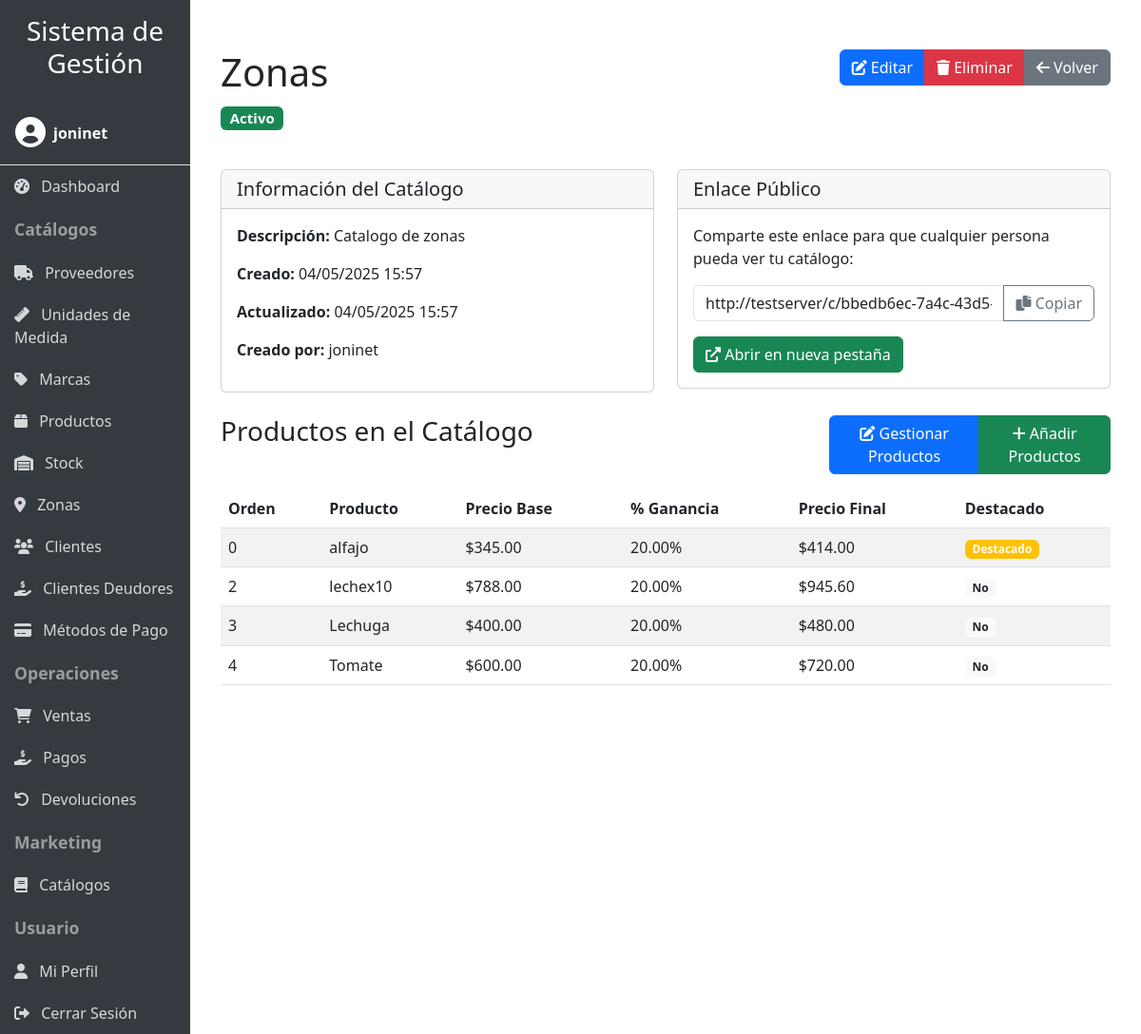
The app's page /catalogos/1/ (signed in) with its own data.
### productos/models.py (models this page shows, shortened)
class Catalogo(models.Model):
    nombre = models.CharField(max_length=100)
    descripcion = models.TextField(blank=True, null=True)
    fecha_creacion = models.DateTimeField(auto_now_add=True)
    fecha_actualizacion = models.DateTimeField(auto_now=True)
    activo = models.BooleanField(default=True)
    usuario = models.ForeignKey(User, on_delete=models.CASCADE)
    slug = models.SlugField(max_length=150, unique=True, blank=True)
    codigo_acceso = models.UUIDField(default=uuid.uuid4, editable=False, unique=True)

class ProductoCatalogo(models.Model):
    catalogo = models.ForeignKey(Catalogo, on_delete=models.CASCADE, related_name='productos')
    producto = models.ForeignKey(Producto, on_delete=models.CASCADE)
    porcentaje_ganancia = models.DecimalField(max_digits=5, decimal_places=2, default=0)
    precio_final = models.DecimalField(max_digits=10, decimal_places=2, default=0)
    destacado = models.BooleanField(default=False)
    orden = models.PositiveIntegerField(default=0)
    class Meta:
        ordering = ['orden', 'producto__nombre']
        unique_together = ('catalogo', 'producto')

class Producto(models.Model):
    nombre = models.CharField(max_length=100)
    descripcion = models.CharField(max_length=250)
    precio = models.DecimalField(max_digits=10, decimal_places=2)
    imagen = models.ImageField(upload_to='productos/', null=True, blank=True, help_text='Imagen del producto')
    proveedor = models.ForeignKey(Proveedor, on_delete=models.CASCADE)
    marca = models.ForeignKey(Marca, on_delete=models.CASCADE, null=True, blank=True)
    um = models.ForeignKey(UnidadMedida, on_delete=models.CASCADE)
    usuario = models.ForeignKey(User, on_delete=models.CASCADE, null=True, blank=True)

### productos/catalogo_views.py (the view)
# urls.py: path('catalogos/<int:pk>/', login_required(catalogo_views.CatalogoDetailView.as_view()), name='catalogo_detail'),
class CatalogoDetailView(LoginRequiredMixin, DetailView):
    model = Catalogo
    template_name = 'productos/catalogo_detail.html'
    context_object_name = 'catalogo'
    def get_queryset(self):
        queryset = super().get_queryset()
        user = self.request.user
        if user.is_staff or user.is_superuser:
            return queryset
        return queryset.filter(usuario=user)
    def get_context_data(self, **kwargs):
        context = super().get_context_data(**kwargs)
        context['productos_catalogo'] = ProductoCatalogo.objects.filter(
            catalogo=self.object
        ).select_related('producto').order_by('orden', 'producto__nombre')
        context['url_publica'] = self.request.build_absolute_uri(
            reverse('productos:catalogo_publico', args=[str(self.object.codigo_acceso)])
        )
        return context

### productos/templates/productos/catalogo_detail.html (shortened to what this page needs)
{% extends 'productos/base.html' %}
{% block content %}
<div class="container mt-4">
    <div class="row mb-4">
        <div class="col-md-8">
            <h1>{{ catalogo.nombre }}</h1>
            <p class="lead">
                {% if catalogo.activo %}
                    <span class="badge bg-success">Activo</span>
                {% else %}
                    <span class="badge bg-secondary">Inactivo</span>
                {% endif %}
            </p>
        </div>
        <div class="col-md-4 text-end">
            <div class="btn-group">
                <a href="{% url 'productos:catalogo_update' catalogo.id %}" class="btn btn-primary">
                    <i class="fas fa-edit"></i> Editar
                </a>
                <a href="{% url 'productos:catalogo_delete' catalogo.id %}" class="btn btn-danger">
                    <i class="fas fa-trash"></i> Eliminar
                </a>
                <a href="{% url 'productos:catalogo_list' %}" class="btn btn-secondary">
                    <i class="fas fa-arrow-left"></i> Volver
                </a>
            </div>
        </div>
    </div>
    <div class="row mb-4">
        <div class="col-md-6">
            <div class="card">
                <div class="card-header">
                    <h5 class="mb-0">Información del Catálogo</h5>
                </div>
                <div class="card-body">
                    {% if catalogo.descripcion %}
                        <p><strong>Descripción:</strong> {{ catalogo.descripcion }}</p>
                    {% else %}
                        <p><strong>Descripción:</strong> <span class="text-muted">Sin descripción</span></p>
                    {% endif %}
                    <p><strong>Creado:</strong> {{ catalogo.fecha_creacion|date:"d/m/Y H:i" }}</p>
                    <p><strong>Actualizado:</strong> {{ catalogo.fecha_actualizacion|date:"d/m/Y H:i" }}</p>
                    <p><strong>Creado por:</strong> {{ catalogo.usuario.username }}</p>
                </div>
            </div>
        </div>
        <div class="col-md-6">
            <div class="card">
                <div class="card-header">
                    <h5 class="mb-0">Enlace Público</h5>
                </div>
                <div class="card-body">
                    <p>Comparte este enlace para que cualquier persona pueda ver tu catálogo:</p>
                    <div class="input-group mb-3">
                        <input type="text" class="form-control" value="{{ url_publica }}" id="url-publica" readonly>
                        <button class="btn btn-outline-secondary" type="button" onclick="copiarURL()">
                            <i class="fas fa-copy"></i> Copiar
                        </button>
                    </div>
                    <a href="{{ url_publica }}" class="btn btn-success" target="_blank">
                        <i class="fas fa-external-link-alt"></i> Abrir en nueva pestaña
                    </a>
                </div>
            </div>
        </div>
    </div>
    <div class="row mb-3">
        <div class="col-md-8">
            <h3>Productos en el Catálogo</h3>
        </div>
        <div class="col-md-4 text-end">
            <div class="btn-group">
                <a href="{% url 'productos:productos_catalogo' catalogo.id %}" class="btn btn-primary">
                    <i class="fas fa-edit"></i> Gestionar Productos
                </a>
                <a href="{% url 'productos:agregar_productos_catalogo' catalogo.id %}" class="btn btn-success">
                    <i class="fas fa-plus"></i> Añadir Productos
                </a>
            </div>
        </div>
    </div>
    {% if productos_catalogo %}
        <div class="table-responsive">
            <table class="table table-striped table-hover">
                <thead>
                    <tr>
                        <th>Orden</th>
                        <th>Producto</th>
                        <th>Precio Base</th>
                        <th>% Ganancia</th>
                        <th>Precio Final</th>
                        <th>Destacado</th>
                    </tr>
                </thead>
                <tbody>
                    {% for item in productos_catalogo %}
                        <tr>
                            <td>{{ item.orden }}</td>
                            <td>{{ item.producto.nombre }}</td>
                            <td>${{ item.producto.precio }}</td>
                            <td>{{ item.porcentaje_ganancia }}%</td>
                            <td>${{ item.precio_final }}</td>
                            <td>
                                {% if item.destacado %}
                                    <span class="badge bg-warning">Destacado</span>
                                {% else %}
                                    <span class="badge bg-light text-dark">No</span>
                                {% endif %}
                            </td>
                        </tr>
                    {% endfor %}
                </tbody>
            </table>
        </div>
    {% else %}
        <div class="alert alert-info">
            No hay productos en este catálogo.
            <a href="{% url 'productos:agregar_productos_catalogo' catalogo.id %}">Añade productos ahora</a>.
        </div>
    {% endif %}
</div>
{% endblock %}

### productos/templates/productos/base.html (shortened to what this page needs)
<!DOCTYPE html>
<html lang="es">
<head>
    <link href="https://cdn.jsdelivr.net/npm/bootstrap@5.3.0/dist/css/bootstrap.min.css" rel="stylesheet">
    <link rel="stylesheet" href="https://cdnjs.cloudflare.com/ajax/libs/font-awesome/6.0.0/css/all.min.css">
    {% load static %}
    <link rel="stylesheet" href="{% static 'productos/css/responsive.css' %}">
</head>
<body>
    <div class="container-fluid">
        <div class="row">
            <div class="col-lg-2 sidebar p-0" id="sidebar">
                <div class="p-3 d-lg-block d-none">
                    <h3 class="text-center">Sistema de Gestión</h3>
                </div>
                {% if user.is_authenticated %}
                <div class="user-info p-3 border-bottom">
                    <div class="d-flex align-items-center">
                        <div class="me-2">
                            <i class="fas fa-user-circle fa-2x"></i>
                        </div>
                        <div>
                            <div class="fw-bold">{{ user.username }}</div>
                        </div>
                    </div>
                </div>
                {% endif %}
                {% if user.is_authenticated %}
                <a href="{% url 'productos:dashboard' %}" class="nav-link"><i class="fas fa-tachometer-alt me-2"></i> Dashboard</a>
                <div class="nav-header">Catálogos</div>
                <a href="{% url 'productos:proveedor_list' %}" class="nav-link"><i class="fas fa-truck me-2"></i> Proveedores</a>
                <a href="{% url 'productos:unidadmedida_list' %}" class="nav-link"><i class="fas fa-ruler me-2"></i> Unidades de Medida</a>
                <a href="{% url 'productos:marca_list' %}" class="nav-link"><i class="fas fa-tag me-2"></i> Marcas</a>
                <a href="{% url 'productos:producto_list' %}" class="nav-link"><i class="fas fa-box me-2"></i> Productos</a>
                <a href="{% url 'productos:stock_list' %}" class="nav-link"><i class="fas fa-warehouse me-2"></i> Stock</a>
                <a href="{% url 'productos:zona_list' %}" class="nav-link"><i class="fas fa-map-marker-alt me-2"></i> Zonas</a>
                <a href="{% url 'productos:cliente_list' %}" class="nav-link"><i class="fas fa-users me-2"></i> Clientes</a>
                <a href="{% url 'productos:clientes_deudores' %}" class="nav-link"><i class="fas fa-hand-holding-usd me-2"></i> Clientes Deudores</a>
                <a href="{% url 'productos:metodopago_list' %}" class="nav-link"><i class="fas fa-credit-card me-2"></i> Métodos de Pago</a>
                <div class="nav-header">Operaciones</div>
                <a href="{% url 'productos:venta_list' %}" class="nav-link"><i class="fas fa-shopping-cart me-2"></i> Ventas</a>
                <a href="{% url 'productos:pago_list' %}" class="nav-link"><i class="fas fa-hand-holding-usd me-2"></i> Pagos</a>
                <a href="{% url 'productos:devolucion_list' %}" class="nav-link"><i class="fas fa-undo me-2"></i> Devoluciones</a>
                <div class="nav-header">Marketing</div>
                <a href="{% url 'productos:catalogo_list' %}" class="nav-link"><i class="fas fa-book me-2"></i> Catálogos</a>
                <div class="nav-header">Usuario</div>
                <a href="{% url 'productos:profile' %}" class="nav-link"><i class="fas fa-user me-2"></i> Mi Perfil</a>
                <a href="{% url 'productos:logout' %}" class="nav-link"><i class="fas fa-sign-out-alt me-2"></i> Cerrar Sesión</a>
                {% else %}
                <div class="nav-header">Acceso</div>
                <a href="{% url 'productos:login' %}" class="nav-link"><i class="fas fa-sign-in-alt me-2"></i> Iniciar Sesión</a>
                <a href="{% url 'productos:register' %}" class="nav-link"><i class="fas fa-user-plus me-2"></i> Registrarse</a>
                {% endif %}
            </div>
            <div class="col-lg-10 content content-wrapper">
                <div class="d-flex justify-content-between align-items-center mb-4">
                </div>
                {% block content %}{% endblock %}
            </div>
        </div>
    </div>
</body>
</html>

### productos/static/productos/css/responsive.css (style rules this page uses)
body { font-size: 16px; }
.table-responsive { overflow-x: auto; -webkit-overflow-scrolling: touch; }

### productos/templates/productos/base.html (style rules this page uses)
body { overflow-x: hidden; }
.sidebar { min-height: 100vh; background-color: #343a40; color: white; transition: all 0.3s; }
.sidebar a { color: rgba(255, 255, 255, 0.8); text-decoration: none; display: block; padding: 10px 15px; }
.sidebar .nav-header { font-weight: bold; padding: 10px 15px; font-size: 1.1em; color: rgba(255, 255, 255, 0.5); }
.content { padding: 20px; }
.table-responsive { overflow-x: auto; }

### records on screen
Catalogo: nombre "Zonas", descripcion "Catalogo de zonas", fecha_creacion "04/05/2025 15:57", fecha_actualizacion "04/05/2025 15:57", usuario.username "joninet"
ProductoCatalogo: orden "0", producto.nombre "alfajo", producto.precio "345.00", porcentaje_ganancia "20.00", precio_final "414.00", destacado "Destacado"
ProductoCatalogo: orden "2", producto.nombre "lechex10", producto.precio "788.00", porcentaje_ganancia "20.00", precio_final "945.60", destacado "No"
ProductoCatalogo: orden "3", producto.nombre "Lechuga", producto.precio "400.00", porcentaje_ganancia "20.00", precio_final "480.00", destacado "No"
ProductoCatalogo: orden "4", producto.nombre "Tomate", producto.precio "600.00", porcentaje_ganancia "20.00", precio_final "720.00", destacado "No"

### other values on screen
{{ user.username }} "joninet"
